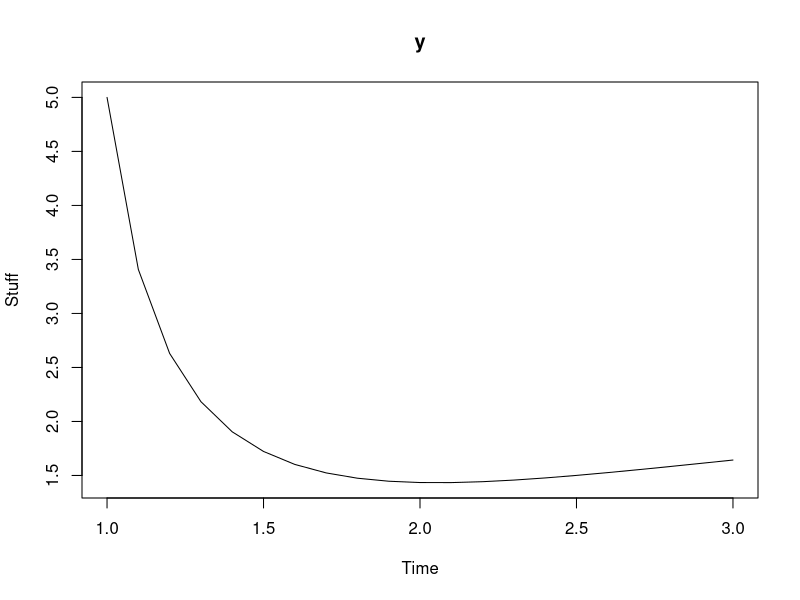
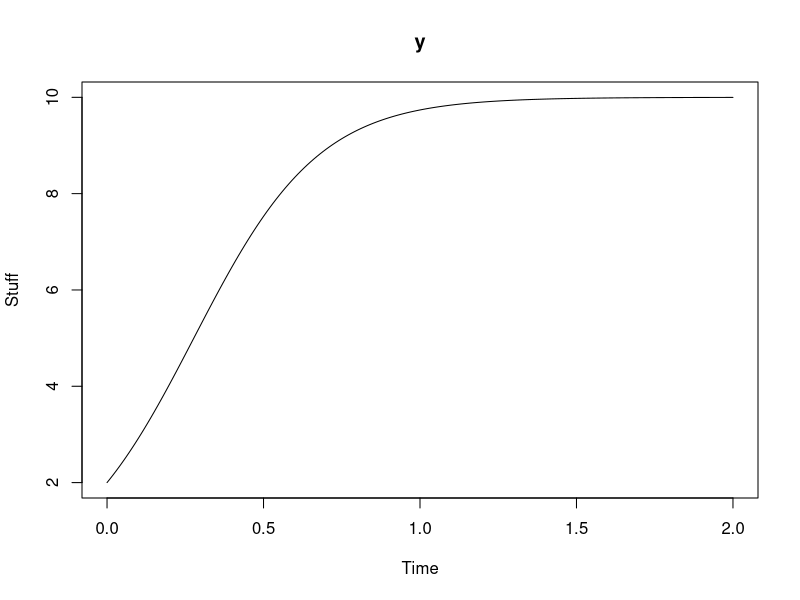
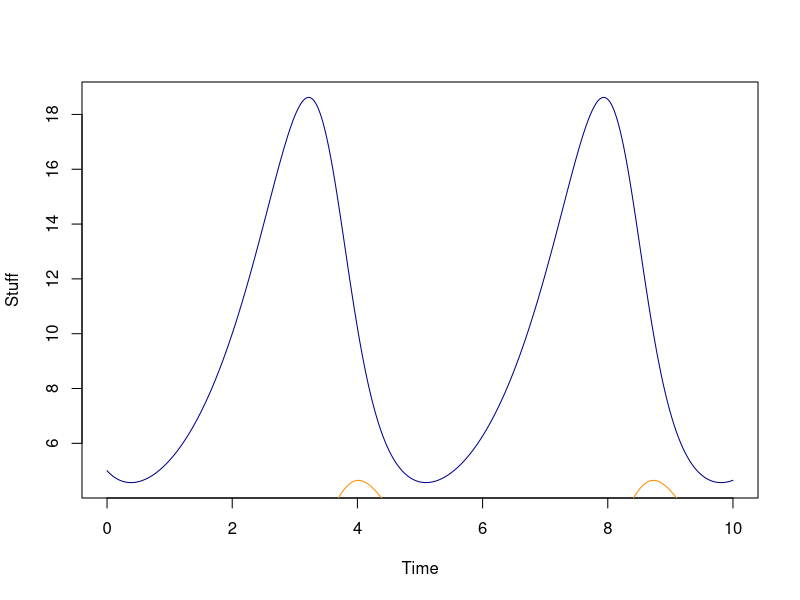
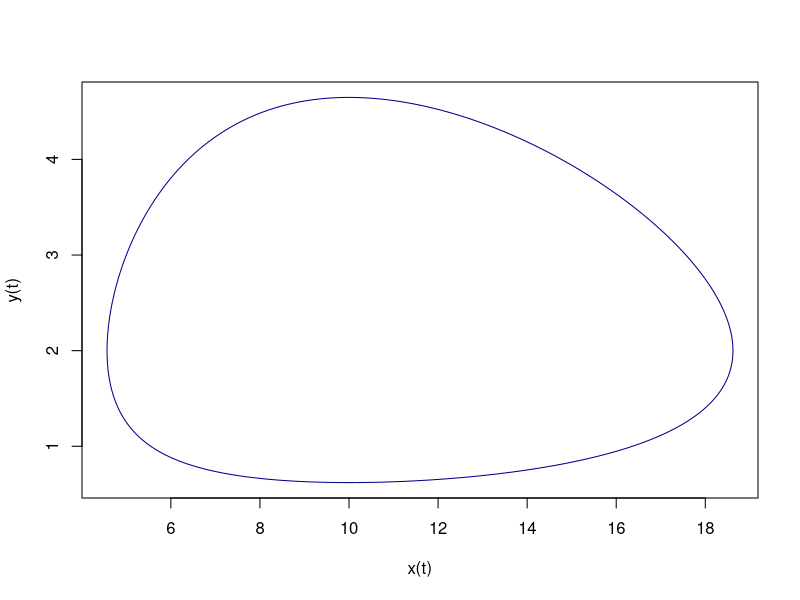

Source code (R) for these figures, in order:
# Datalabb 4 Mattematik

## Fråga 1 ----
library(expm)
L <- rbind(
  r1 = c(    0,  2,   3),
  r2 = c(13/32,  0,   0),
  r3 = c(    0, 2/13, 0)
)
L5 <- L %^% 5
MASS::fractions(L5)

## Fråga 2 ----
library(pracma)
charpoly(L, info = T)
# $cp -- gives the coefficients of the Characteristic Polynom
# $det -- the determinant
# $inv -- the inverse matrix


## Fråga 3 ----
# egenvärden
L_eigen <- eigen(L)
L_eigVal <- L_eigen$values
# L_eigVal[1] * L_eigVal[2] * L_eigVal[3]
# det(L)
MASS::fractions(L_eigVal[1] * L_eigVal[2] * L_eigVal[3])
MASS::fractions(det(L))


## Fråga 4 ----
MASS::fractions(L_eigen[["values"]])
MASS::fractions(L_eigen[["vectors"]])

# Alla dessa är fel...
# lamda 1 = 1    -> 16, 13/2, 1   ??
# lamda 2 = -3/4 -> 9, -39/8, 1   ??
# lamda 3 = -1/4 -> 1, -13/8, 1   ??


# Fråga 5 ----
# Future population distribution
x0 <- c(300,200,100)

future_dist <- (L %^% 1000) %*% x0
future_dist


## Fråga 6 ----
library(deSolve)
### Function
my_ode <- function(t, # Gets `times` argument from ode
                   state, # Gets `y` argument from ode
                   parms # Gets `parms` argument from ode
                   ) {
  y <- state[1]
  
  dydt <- rep(0, length(state))
  
  dydt[1] <- t - y^2
  
  return(list(dydt))
}

### Parameters
init <- c( # Vector with initial values
  y = 5
)

t <- seq(1, 3, 0.1) # Från 1 till 3 med steglängd 0.1

params <- c( # Parameters to use in custom function
  k = 0.2 # Andra parametrar (bara exempel, används inte)
)

### Solve the problem
out <- deSolve::ode(
  y = init, # Goes to `state`
  times = t, # Goes to `t`
  func = my_ode, # Custom function to use
  parms = params # Goes to `parms`
)

### Plot
plot(
  out, 
  type = "l",
  xlab = "Time",
  ylab = "Stuff"
)


## Fråga 7 ----
### Function
my_ode_2 <- function(t, # Gets `times` argument from ode
                   state, # Gets `y` argument from ode
                   parms # Gets `parms` argument from ode
) {
  y <- state[1]
  
  dydt <- rep(0, length(state))
  
  dydt[1] <- 0.5 * (10 - y) * y
  
  return(list(dydt))
}

### Parameters
init2 <- c( # Vector with initial values
  y = 2
)

t2 <- seq(0, 2, 0.01) # Från 0 till 2 med steglängd 0.01

params2 <- c( # Parameters to use in custom function
  k = 0.2 # Andra parametrar (bara exempel, används inte)
)

### Solve the problem
out2 <- deSolve::ode(
  y = init2, # Goes to `state`
  times = t2, # Goes to `t`
  func = my_ode_2, # Custom function to use
  parms = params2 # Goes to `parms`
)

### Plot
plot(
  out2, 
  type = "l",
  xlab = "Time",
  ylab = "Stuff"
)


## Fråga 8
my_ode_3 <- function(t, # Gets `times` argument from ode
                     state, # Gets `y` argument from ode
                     parms # Gets `parms` argument from ode
) {
  x <- state[1]
  y <- state[2]
  
  result <- rep(0, length(state))
  
  result[1] <- x - 0.5*x*y  # dxdt
  result[2] <- 0.2*x*y - 2*y  # dydt
  
  return(list(result))
}

### Parameters
init3 <- c( # Vector with initial values
  x = 5, # index 1
  y = 3  # index 2
)

t3 <- seq(0, 10, 0.01) # Från 0 till 2 med steglängd 0.01

params3 <- c( # Parameters to use in custom function
  k = 0.2 # Andra parametrar (bara exempel, används inte)
)

### Solve the problem
out3 <- deSolve::ode(
  y = init3, # Goes to `state`
  times = t3, # Goes to `t`
  func = my_ode_3, # Custom function to use
  parms = params3 # Goes to `parms`
)

### Plot
plot( # Ser okej ut
  out3[ , 1],
  out3[ , 2],
  col = "darkblue",
  type = "l",
  xlab = "Time",
  ylab = "Stuff"
)
lines( # Inte helt nöjd men kan lösa uppgiften
  out3[ , 1],
  out3[ , 3],
  col = "darkorange"
)


## Fråga 9 ----
# Jämviktslösning
plot(
  out3[ , 2],
  out3[ , 3],
  col = "darkblue",
  type = "l",
  xlab = "x(t)",
  ylab = "y(t)"
)

# Ögonmåttade lösningen utifrån bilden i quizet
